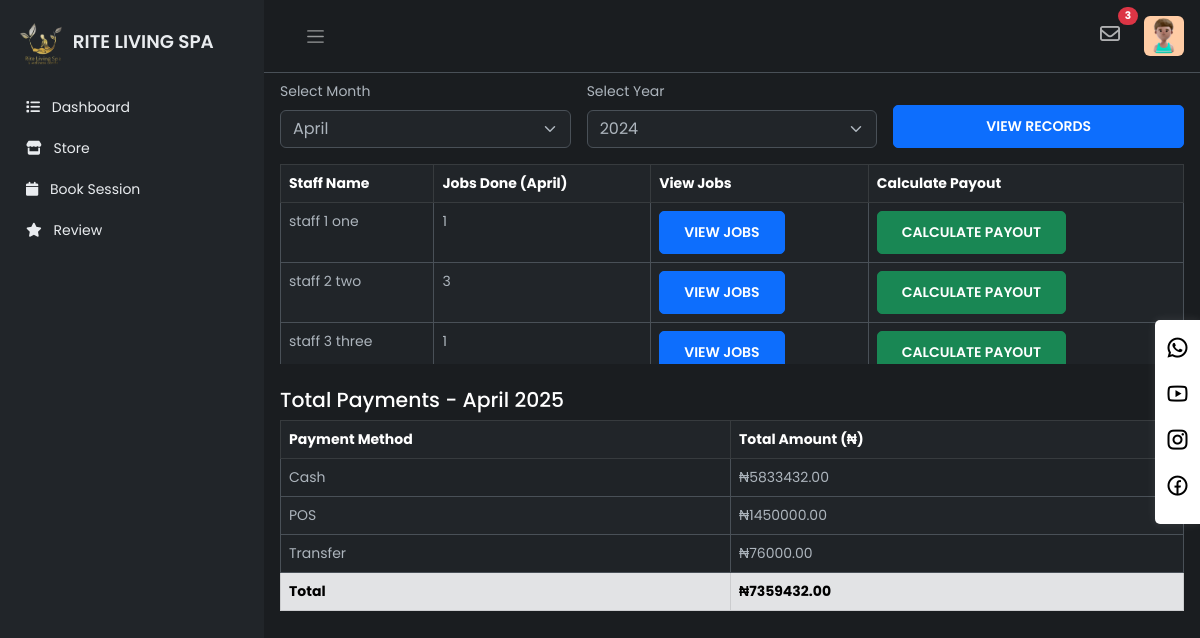
The page /calculate on the database its author committed.
### firstApp/models.py (models this page shows, shortened)
class CustomUser(AbstractBaseUser, PermissionsMixin):
    email = models.EmailField(unique=True)
    first_name = models.CharField(max_length=255, blank=True)
    last_name = models.CharField(max_length=255, blank=True)
    is_secretary = models.BooleanField(blank=True, null=True, default=False)
    is_not_secretary = models.BooleanField(blank=True, null=True, default=False)
    is_admin = models.BooleanField(blank=True, null=True, default=False)
    is_active = models.BooleanField(default=True)
    is_staff = models.BooleanField(default=False)
    date_joined = models.DateTimeField(default=timezone.now)
    objects = CustomUserManager()
    USERNAME_FIELD = 'email'
    REQUIRED_FIELDS = []  # You can add more fields here like ['full_name']

### firstApp/views.py (the view)
# urls.py: path('calculate', CalculatePageView, name='calculate'),
def CalculatePageView(request):
    month = int(request.GET.get('month', date.today().month))
    year = int(request.GET.get('year', date.today().year))
    month_name = calendar.month_name[month]
    services = ServiceRendered.objects.filter(
        service_date__month=month,
        service_date__year=year,
        staff_name__is_not_secretary=True  # Ensure the staff is not a secretary
    )
    staff_jobs = (
        services.values('staff_name__id', 'staff_name__first_name', 'staff_name__last_name')
        .annotate(jobs_done=Count('id'))
        .order_by('staff_name__first_name')
    )
    payment_totals = (
        services.values('mode_of_payment')
        .annotate(total=Sum('amount'))
    )
    payment_summary = {'cash': 0, 'pos': 0, 'transfer': 0}
    for entry in payment_totals:
        payment_summary[entry['mode_of_payment']] = entry['total'] or 0
    context = {
        'staff_jobs': staff_jobs,
        'payment_summary': payment_summary,
        'month': month,
        'year': year,
        'month_name': month_name,
    }
    return render(request, 'auth/calculate.html', context)

### firstApp/templates/auth/calculate.html (shortened to what this page needs)
{% extends 'auth/maindash.html' %}
{% load static %}
{% block content %}
<div class="main">
    {% include 'auth/nav.html' %}
    <main class="content px-3 py-2">
        <form method="GET" class="row g-3 mb-3">
            <div class="col-md-4">
                <label for="month" class="form-label">Select Month</label>
                <select class="form-select" id="month" name="month">
                    <option value="4" selected>April</option>
                </select>
            </div>
            <div class="col-md-4">
                <label for="year" class="form-label">Select Year</label>
                <select class="form-select" id="year" name="year">
                    <option value="2024" selected>2024</option>
                </select>
            </div>
            <div class="col-md-4 d-flex align-items-end">
                <button type="submit" class="btn btn-primary w-100">View Records</button>
            </div>
        </form>
        <div class="table-responsive" style="max-height: 200px; overflow-y: auto;">
            <table class="table table-bordered table-striped">
                <thead class="table-dark sticky-top">
                    <tr>
                        <th>Staff Name</th>
                        <th>Jobs Done ({{ month_name }})</th>
                        <th>View Jobs</th>
                        <th>Calculate Payout</th>
                    </tr>
                </thead>
                <tbody>
                    {% for staff in staff_jobs %}
                        <tr>
                            <td>{{ staff.staff_name__first_name }} {{ staff.staff_name__last_name }}</td>
                            <td>{{ staff.jobs_done }}</td>
                            <td><button class="btn btn-sm btn-primary">View Jobs</button></td>
                            <td><button class="btn btn-sm btn-success">Calculate Payout</button></td>
                        </tr>
                    {% empty %}
                        <tr>
                            <td colspan="4" class="text-center">No records found for this period.</td>
                        </tr>
                    {% endfor %}
                </tbody>
            </table>
        </div>
        <div class="mt-4">
            <h4>Total Payments - {{ month_name }} {{ year }}</h4>
            <div class="table-responsive">
                <table class="table table-bordered table-striped">
                    <thead class="table-dark">
                        <tr>
                            <th>Payment Method</th>
                            <th>Total Amount (₦)</th>
                        </tr>
                    </thead>
                    <tbody>
                        <tr>
                            <td>Cash</td>
                            <td>₦{{ payment_summary.cash|floatformat:2 }}</td>
                        </tr>
                        <tr>
                            <td>POS</td>
                            <td>₦{{ payment_summary.pos|floatformat:2 }}</td>
                        </tr>
                        <tr>
                            <td>Transfer</td>
                            <td>₦{{ payment_summary.transfer|floatformat:2 }}</td>
                        </tr>
                        <tr class="table-secondary">
                            <th>Total</th>
                            <th>₦{{ payment_summary.cash|add:payment_summary.pos|add:payment_summary.transfer|floatformat:2 }}</th>
                        </tr>
                    </tbody>
                </table>
            </div>
        </div>
    </main>
</div>
{% endblock %}

### firstApp/templates/auth/maindash.html (shortened to what this page needs)
{% load static %}
<!DOCTYPE html>
<html lang="en" data-bs-theme="dark">
<head>
    <link rel="stylesheet" href="https://cdn.jsdelivr.net/npm/bootstrap@5.3.0-alpha2/dist/css/bootstrap.min.css">
    <link rel="stylesheet" href="https://cdn.jsdelivr.net/npm/bootstrap-icons@1.10.5/font/bootstrap-icons.css">
    <link href="https://cdn.jsdelivr.net/npm/remixicon@4.5.0/fonts/remixicon.css" rel="stylesheet"/>
    <link rel="stylesheet" href="https://cdnjs.cloudflare.com/ajax/libs/font-awesome/6.5.0/css/all.min.css"
>
    <link rel="stylesheet" type="text/css" href="{% static 'firstApp/css/dashboard.css' %}">
</head>
<body>
    <div class="wrapper">
        <aside id="sidebar" class="js-sidebar">
            <div class="h-100">
                <div class="sidebar-logo">
                    <a href="#">
                        <img src="{%static 'firstApp/images/logo.png' %}" alt="logo" width="50" height="50" />
                        RITE LIVING SPA
                    </a>
                </div>
                <ul class="sidebar-nav">
                    <li class="sidebar-item">
                        <a href="{% url 'dashboardpage' %}" class="sidebar-link">
                            <i class="fa-solid fa-list pe-2"></i>
                            Dashboard
                        </a>
                    </li>
                    {% if not user.is_secretary and not user.is_not_secretary and not user.is_admin %}
                    <li class="sidebar-item">
                        <a href="{% url 'storepage' %}" class="sidebar-link collapsed" aria-expanded="false"><i
                                class="fa-solid fa-store pe-2"></i>
                            Store
                        </a>
                    </li>
                    <li class="sidebar-item">
                        <a href="{% url 'booksessionpage' %}" class="sidebar-link collapsed" aria-expanded="false"><i
                                class="fa-solid fa-calendar pe-2"></i>
                            Book Session
                        </a>
                    </li>
                    <li class="sidebar-item">
                        <a href="{% url 'userreviewpage' %}" class="sidebar-link collapsed" aria-expanded="false"><i
                                class="fa-solid fa-star pe-2"></i>
                            Review
                        </a>
                    </li>
                    {% endif %}
                </ul>
            </div>
        </aside>
        {% block content %}{% endblock %}
    </div>
    {% if not user.is_secretary and not user.is_admin and not user.is_not_secretary %}
    <div class="sticky-social-icon">
        <a href="https://whatsapp.com">
            <i class="ri-whatsapp-line"></i>
        </a>
        <a href="https://youtube.com">
            <i class="ri-youtube-line"></i>
        </a>
        <a href="">
            <i class="ri-instagram-line"></i>
        </a>
        <a href="">
            <i class="ri-facebook-circle-line"></i>
        </a>
    </div>
    {% endif %}
</body>
</html>

### firstApp/templates/auth/nav.html (shortened to what this page needs)
{% load static %}
<nav class="navbar navbar-expand px-3 border-bottom">
    <button class="btn" id="sidebar-toggle" type="button">
        <span class="navbar-toggler-icon"></span>
    </button>
    <div class="navbar-collapse navbar">
        <ul class="navbar-nav">
            <li class="nav-item me-3 position-relative">
                <a href="#" class="nav-link" data-bs-toggle="modal" data-bs-target="#unreadMessagesModal">
                    <i class="fa-regular fa-envelope fs-5"></i>
                    <span class="position-absolute top-0 start-100 translate-middle badge rounded-pill bg-danger">
                        3
                    </span>
                </a>
            </li>
            <li class="nav-item dropdown">
                <a href="#" data-bs-toggle="dropdown" class="nav-icon pe-md-0">
                    <img src="{%static 'firstApp/images/profile.jpg' %}" class="avatar img-fluid rounded" alt="">
                </a>
            </li>
        </ul>
    </div>
</nav>

### static/firstApp/css/dashboard.css (style rules this page uses)
:root { --c-dark: #212529; --c-brand: #4e57d4; --c-brand-light: #6970dd; --c-brand-rgb: 78, 87, 212; --c-body: #727272; --font-base: "Poppins", sans-serif; --box-shadow: 0px 15px 25px rgba(0,0,0,0.08); --transition: all 0.5s ease; }
body { font-family: 'Poppins', sans-serif; font-size: 0.875rem; opacity: 1; overflow-y: hidden; margin: 0; }
a { cursor: pointer; text-decoration: none; font-family: 'Poppins', sans-serif; }
.sticky-social-icon { position: fixed; right: 0; top: 40%; z-index: 1000; background-color: #ffffff; padding: 10px; border-radius: 5px 0 0 5px; box-shadow: 0px 0px 10px rgba(255, 255, 255, 0.1); }
.sticky-social-icon a { display: block; margin-bottom: 10px; font-size: 24px; color: #000; text-decoration: none; }
.btn { font-weight: 600; font-size: 14px; text-transform: uppercase; border-radius: 5px; padding: 10px 24px; }
li { list-style: none; }
h4 { font-family: 'Poppins', sans-serif; font-size: 1.275rem; color: var(--bs-emphasis-color); }
.wrapper { align-items: stretch; display: flex; width: 100%; }
#sidebar { max-width: 264px; min-width: 264px; background: var(--bs-dark); transition: all 0.35s ease-in-out; }
.main { display: flex; flex-direction: column; min-height: 100vh; min-width: 0; overflow: hidden; transition: all 0.35s ease-in-out; width: 100%; background: var(--bs-dark-bg-subtle); }
.sidebar-logo { padding: 1.15rem; }
.sidebar-logo a { color: #e9ecef; font-size: 1.15rem; font-weight: 600; }
.sidebar-nav { list-style: none; margin-bottom: 0; padding-left: 0; margin-left: 0; }
a.sidebar-link { padding: .625rem 1.625rem; color: #e9ecef; position: relative; display: block; font-size: 0.875rem; }
.avatar { height: 40px; width: 40px; }
.navbar-expand .navbar-nav { margin-left: auto; }
.content { flex: 1; max-width: 100vw; width: 100vw; }
@media (min-width:768px) { .content { max-width: auto; width: auto; } }

### rows shown on the page
CustomUser: staff_name__first_name "staff 1", staff_name__last_name "one", jobs_done "1"
CustomUser: staff_name__first_name "staff 2", staff_name__last_name "two", jobs_done "3"
CustomUser: staff_name__first_name "staff 3", staff_name__last_name "three", jobs_done "1"

### other values the page prints
{{ month_name }} "April"
{{ year }} "2025"
{{ payment_summary.cash|floatformat:2 }} "5833432.00"
{{ payment_summary.pos|floatformat:2 }} "1450000.00"
{{ payment_summary.transfer|floatformat:2 }} "76000.00"
